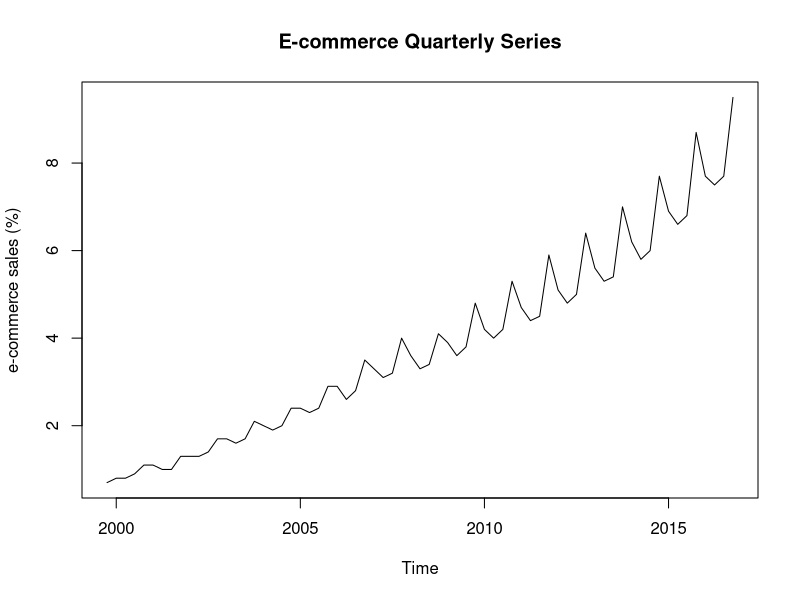

R code for this plot: (Note: this script raises an error after producing the figure.)
## ---- chunk 1
# add packages
library(knitr)
# prevent source code from running off the page
opts_chunk$set(tidy.opts=list(width.cutoff=70), tidy=TRUE)
# remove all objects from current workspace
rm(list = ls())
# set seed number to reproduce results
set.seed(1)
# load data
# 1. ECOMPCTNSA: E-commerce retail sales as a percent of total sales
# https://fred.stlouisfed.org/series/ECOMPCTNSA
raw.sales <- read.csv('./data/ECOMPCTNSA.csv', header=TRUE, sep=',')
## ---- chunk 2
kable(summary(raw.sales)) # output: no missing value
sales <- ts(raw.sales$ECOMPCTNSA, start=c(1999,4), frequency=4)
head(sales); tail(sales)
## ---- chunk 3
plot(sales, ylab = "e-commerce sales (%)", main='E-commerce Quarterly Series')
lines(ma(sales, order=4, centre=T), col='blue')
acf(sales) 
pacf(sales)
## ---- chunk 4
# summary of the values for each season
boxplot(sales.quarter ~ cycle(sales.quarter))
## ---- chunk 5
# lag 1 autocorrelation
acf(sales.quarter)$acf[2]
## ---- chunk 6
# first-order difference of a random walk are white noise series
acf(diff(sales.quarter))
## ---- chunk 7
# view seasonal effect
# remove any seasonal effects within each quarter and produce annual series of mean sales for the period 1999-2016
plot(aggregate(sales.quarter, FUN=mean))
ts.plot(cbind(sales.quarter, decompose(sales.quarter, type='mult')$trend), lty=1:2)
## ---- chunk 8
# summary of the values for each season
boxplot(sales.quarter ~ cycle(sales.quarter))
## ---- chunk 9
# original series
plot(sales.quarter)
# first-order differenced series
plot(diff(sales.quarter)) 
# first-order differenced log-transformed series
plot(diff(log(sales.quarter)))
## ---- chunk 10
plot(diff(diff(sales.quarter)))
plot(diff(diff(log(sales.quarter))))
## ---- chunk 11
tsdisplay(diff(log(sales.quarter), 4))
## ---- chunk 12
# remove both linear trend and additive seasonal effects in a quarterly series
tsdisplay(diff(diff(log(sales.quarter), 4)))
## ---- chunk 13
m1 <- Arima(sales.quarter, order=c(0,1,0), seasonal=c(0,1,1))
tsdisplay(residuals(m1))
AIC(m1)
## ---- chunk 14
m2 <- Arima(sales.quarter, order=c(0,1,0), seasonal=c(0,1,2))
tsdisplay(residuals(m2))
AIC(m2)
## ---- chunk 15
m3 <- Arima(sales.quarter, order=c(0,1,0), seasonal=c(0,1,3))
tsdisplay(residuals(m3))
AIC(m3)
## ---- chunk 16
m4 <- Arima(sales.quarter, order=c(0,1,0), seasonal=c(0,1,4))
tsdisplay(residuals(m4))
AIC(m4)
## ---- chunk 17
m5 <- Arima(sales.quarter, order=c(0,1,0), seasonal=c(0,1,5))
tsdisplay(residuals(m5))
AIC(m5)
